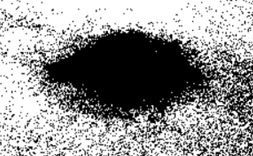
#> input picture project/test1_1.jpg, 253 x 156 px, given in place of the camera
$ python 'Threshold Method_edit0.py'
#> lines starting #> are read from the running program, lines starting #| are printed output that depends on the picture; after the words box and inside, x2 and y2 are one past the last pixel; in counts of white or black regions, pixels touching at a corner belong together
#> further down, f1 is the input picture: shape (156, 253, 3); min 0, max 255, mean 147.7
import os
import cv2
import numpy as np
import math
import sys
import PIL

'''
1. 웹캠 이미지 리드
2. 그레이스케일로 변환
3. 픽셀 값의 평균으로 필터링: 평균값보다 크면 255(white), 작으면 0(black)
4. ROI 구역 설정 후 ROI 부분만 출력
'''
def im_trim(img, x, y, w, h):
#> called with x = 72, y = 100, w = 300, h = 300
    img = grayscale(img)

    (a, b) = img.shape[:2]
#> a = 156; b = 253
    center = (b/3 , a/1.5)
#> center = (84.33, 104)
    angle90 = 90
    scale = 1.0
    M = cv2.getRotationMatrix2D(center, angle90, scale)
    img = cv2.warpAffine(img, M, (a, b))
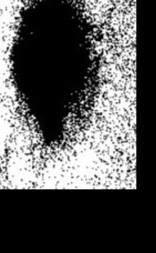
#> img: shape (253, 156); min 0, max 255, mean 84.7
    '''
    x = 100; y = 100; #자르고 싶은 지점의 x좌표와 y좌표 지정
    w = 200; h = 200; #x로부터 width, y로부터 height를 지정
    '''
    img_trim = img[y:y+h, x:x+w] #trim한 결과를 img_trim에 담는다
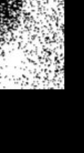
#> img_trim: shape (153, 84); min 0, max 255, mean 89.1
#> in im_trim (call 2), `img_trim = img[y:y+h, x:x+w]`: img_trim: shape (53, 131); every value is 0
    return img_trim

def grayscale(img): # 그레이스케일로 이미지 변환
    return cv2.cvtColor(img, cv2.COLOR_RGB2GRAY)

def pixel_value_average(img): # 픽셀 값의 평균 계산
    sum = 0
    for i in range(0, img.shape[0]):
        for j in range(0, img.shape[1]):
            sum += img[i,j]
#> after the loop, sum = 1144794
    pixel_N = img.shape[0] * img.shape[1]
#> pixel_N = 12852
    average = sum/pixel_N
#> average = 89.08
    return average

def Filter(img, value = 0): # 픽셀 값 평균을 기준으로 필터링
    average = pixel_value_average(img)

    if value == 0:
        ret,img_filter = cv2.threshold(img, average, 255, cv2.THRESH_BINARY)
    else:
        ret,img_filter = cv2.threshold(img, average*value, 255, cv2.THRESH_BINARY)
        #ret,img_filter = cv2.threshold(img, value, 255, cv2.THRESH_BINARY)

    return img_filter

def count_pixel(img): # 픽셀 값이 0인 픽셀 COUNT
    number = cv2.countNonZero(img)

    return number

def pixel_ratio(img1, img2): # 픽셀 값 0 비율 계산
    if count_pixel(img1) == 0 | count_pixel(img2) ==0 :
        ratio = 0
    elif count_pixel(img1) < count_pixel(img2):
        ratio = count_pixel(img1)/count_pixel(img2)
    else:
        ratio = count_pixel(img2)/count_pixel(img1)
    return ratio*100

def pixel_ratio0(img1, img2): # 픽셀 값 0 비율 계산
    ratio = (count_pixel(img2)-count_pixel(img1))/img1.size
    return ratio*100

def nothing(x):
    pass #더미 함수 생성... 트랙 바 생성시 필요하므로

def same_bright(frame, gap):
    if gap>=0:
        M = np.ones(frame.shape, dtype = "uint8") * abs(int(gap))
        transform = cv2.add(frame, M)
    else:
        M = np.ones(frame.shape, dtype = "uint8") * abs(int(gap))
        transform = cv2.subtract(frame, M)

    return transform

def seperated_image_ratio(frame1, frame2):
    ratio_lst = []
    for i in range(4):
        for j in range(4):
            img_trim1 = frame1[i*75:(i+1)*75, j*75:(j+1)*75]
            img_trim2 = frame2[i*75:(i+1)*75, j*75:(j+1)*75]
            ratio = int(pixel_ratio(img_trim1, img_trim2))
            cv2.putText(frame1, '('+str(i)+','+str(j)+')'+':'+str(ratio), (75*j, 35+75*i), 1, 1, (0, 0, 0))
            ratio_lst.append(ratio)
    return ratio_lst

cap1 = cv2.VideoCapture(0) # 외장형 USB 웹캠1
cap2 = cv2.VideoCapture(1) # 외장형 USB 웹캠2

cv2.namedWindow('Binary') #트랙바를 붙일 윈도우를 생성
cv2.createTrackbar('threshold','Binary', 0, 150, nothing) #트랙바를 이름이'Binary'인 윈도우에 붙임'
cv2.setTrackbarPos('threshold', 'Binary', 100) #초기값 100
cv2.createTrackbar('X','Binary', 0, 100, nothing) #트랙바를 이름이'Binary'인 윈도우에 붙임'
cv2.setTrackbarPos('X', 'Binary', 25) #초기값 25
cv2.createTrackbar('Y','Binary', 150, 250, nothing) #트랙바를 이름이'Binary'인 윈도우에 붙임'
cv2.setTrackbarPos('Y', 'Binary', 200) #초기값 200

#sys.stdout = open('output.txt','w') #print 값 output.txt파일로 저장

count = 0

while True:
    ret1, f1 = cap1.read()
    ret2, f2 = cap2.read()

    TH = cv2.getTrackbarPos('threshold','Binary')*0.01 # threshold 필터링 값
    x = cv2.getTrackbarPos('X','Binary') # frame2의 x축 값 변경
    y = cv2.getTrackbarPos('Y','Binary') # frame2의 y축 값 변경

    if (ret1 and ret2):

        frame1 = im_trim(f1, 72, 100, 300, 300)
        frame2 = im_trim(f2, x, y, 300, 300) # x 초기값 25, y 초기값 200

        average1 = pixel_value_average(frame1)
#> average1 = 89.08
        average2 = pixel_value_average(frame2)
#> average2 = 0
        gap = average1 - average2
#> gap = 89.08

        frame2_c = same_bright(frame2, gap)
#> in same_bright, `M = np.ones(frame.shape, dtype = "uint8") * abs(int(gap))`: M: shape (53, 131); every value is 89

        average2_c = pixel_value_average(frame2_c)
#> average2_c = 89

        thresh1 = Filter(frame1, TH)
#> in Filter, `average = pixel_value_average(img)`: average = 89.08
#> in Filter, `ret,img_filter = cv2.threshold(img, average*value, 255, cv2.THRESH_BIN..`:
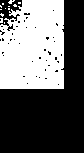
#> img_filter: shape (153, 84); 40.8% white; 13 white regions (12 under 20 px), largest, box (x1, y1, x2, y2) and area: (0, 0, 64, 89) 5166
#> in Filter, `ret,img_filter = cv2.threshold(img, average*value, 255, cv2.THRESH_BIN..`: ret = 89
        thresh2 = Filter(frame2_c, TH)

#> (the run stopped early here; a loop or call above may not have finished)
